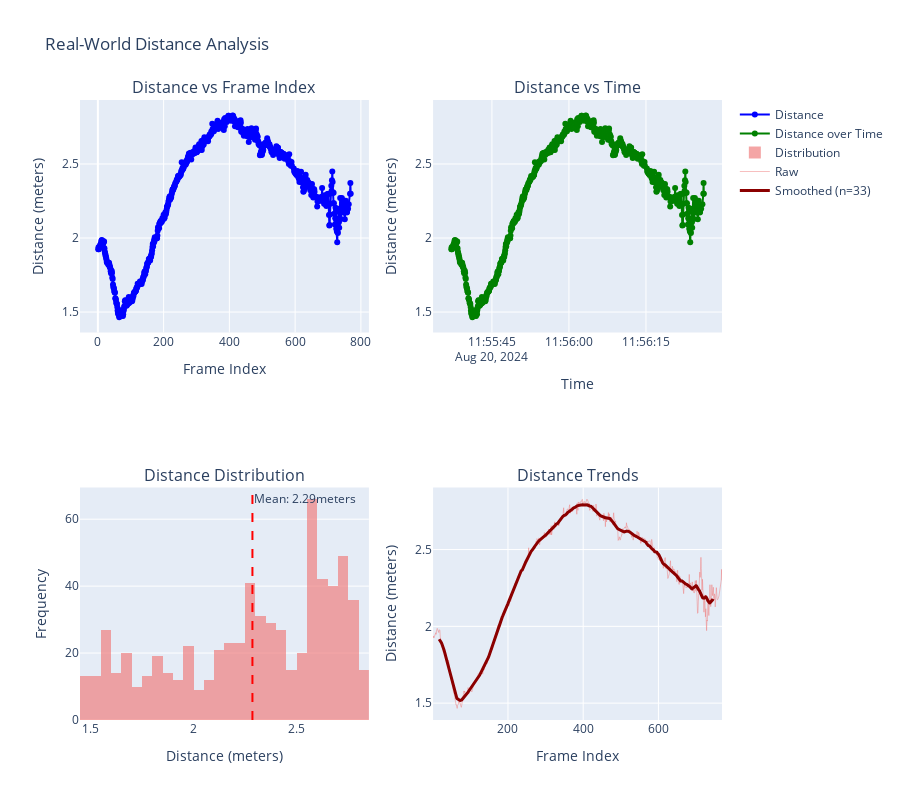

Notebook code cell kept with this figure:
### Code cell
iau.VisualizationEngine.plot_distance_analysis(distance_results, "Real-World Distance Analysis")

### Figure 1 — Plotly figure (JSON) as saved in the notebook; plotly's stock layout.template omitted (floating-point values rounded to 4 significant figures; data arrays with more than 128 entries replaced by an {"elided": "..."} marker saying what was removed)
{"data": [{"line": {"color": "blue"}, "mode": "lines+markers", "name": "Distance", "type": "scatter", "x": {"elided": "676 int values"}, "xaxis": "x", "y": {"elided": "676 float values"}, "yaxis": "y"}, {"line": {"color": "green"}, "mode": "lines+markers", "name": "Distance over Time", "type": "scatter", "x": {"elided": "676 str values"}, "xaxis": "x2", "y": {"elided": "676 float values"}, "yaxis": "y2"}, {"marker": {"color": "lightcoral"}, "name": "Distribution", "nbinsx": 30, "opacity": 0.7, "type": "histogram", "x": {"elided": "676 float values"}, "xaxis": "x3", "yaxis": "y3"}, {"line": {"color": "lightcoral", "width": 1}, "mode": "lines", "name": "Raw", "opacity": 0.5, "type": "scatter", "x": {"elided": "676 int values"}, "xaxis": "x4", "y": {"elided": "676 float values"}, "yaxis": "y4"}, {"line": {"color": "darkred", "width": 3}, "mode": "lines", "name": "Smoothed (n=33)", "type": "scatter", "x": {"elided": "676 int values"}, "xaxis": "x4", "y": {"elided": "676 float values"}, "yaxis": "y4"}], "layout": {"annotations": [{"font": {"size": 16}, "showarrow": false, "text": "Distance vs Frame Index", "x": 0.225, "xanchor": "center", "xref": "paper", "y": 1, "yanchor": "bottom", "yref": "paper"}, {"font": {"size": 16}, "showarrow": false, "text": "Distance vs Time", "x": 0.775, "xanchor": "center", "xref": "paper", "y": 1, "yanchor": "bottom", "yref": "paper"}, {"font": {"size": 16}, "showarrow": false, "text": "Distance Distribution", "x": 0.225, "xanchor": "center", "xref": "paper", "y": 0.375, "yanchor": "bottom", "yref": "paper"}, {"font": {"size": 16}, "showarrow": false, "text": "Distance Trends", "x": 0.775, "xanchor": "center", "xref": "paper", "y": 0.375, "yanchor": "bottom", "yref": "paper"}, {"showarrow": false, "text": "Mean: 2.29meters", "x": 2.286, "xanchor": "left", "xref": "x3", "y": 1, "yanchor": "top", "yref": "y3 domain"}], "height": 800, "shapes": [{"line": {"color": "red", "dash": "dash"}, "type": "line", "x0": 2.286, "x1": 2.286, "xref": "x3", "y0": 0, "y1": 1, "yref": "y3 domain"}], "showlegend": true, "title": {"text": "Real-World Distance Analysis"}, "xaxis": {"anchor": "y", "domain": [0, 0.45], "title": {"text": "Frame Index"}}, "xaxis2": {"anchor": "y2", "domain": [0.55, 1], "title": {"text": "Time"}}, "xaxis3": {"anchor": "y3", "domain": [0, 0.45], "title": {"text": "Distance (meters)"}}, "xaxis4": {"anchor": "y4", "domain": [0.55, 1], "title": {"text": "Frame Index"}}, "yaxis": {"anchor": "x", "domain": [0.625, 1], "title": {"text": "Distance (meters)"}}, "yaxis2": {"anchor": "x2", "domain": [0.625, 1], "title": {"text": "Distance (meters)"}}, "yaxis3": {"anchor": "x3", "domain": [0, 0.375], "title": {"text": "Frequency"}}, "yaxis4": {"anchor": "x4", "domain": [0, 0.375], "title": {"text": "Distance (meters)"}}}}
